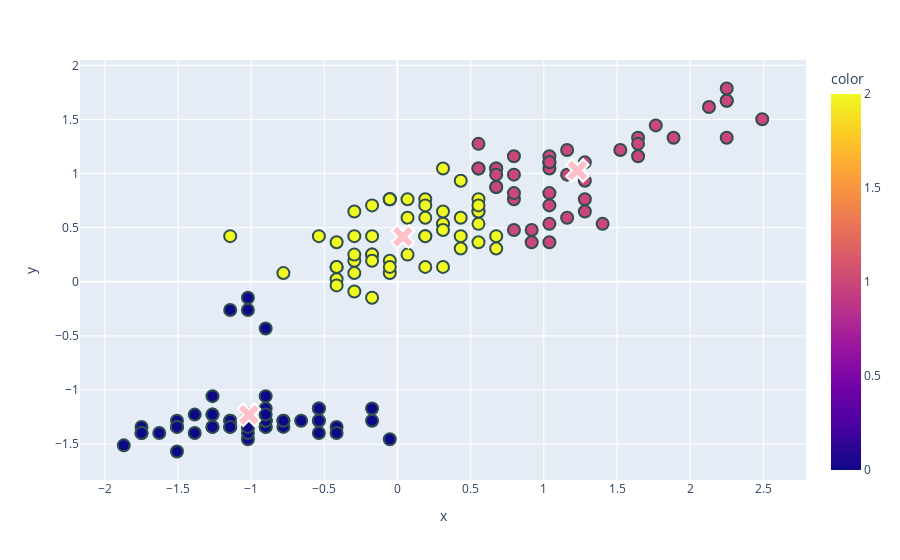

Write notebook code for a chart like this one.
### Code cell
fig = px.scatter(x = scaled_data[:,0], y = scaled_data[:,1], color = prediction )
fig.update_traces(marker=dict(size=12,
                              line=dict(width=2,
                                        color='DarkSlateGrey')),
                  selector=dict(mode='markers'))
fig2 = px.scatter(pd.DataFrame(kmeans.cluster_centers_), x=0, y=1)
fig2.update_traces(marker=dict(size=20,  color='pink',
                              line=dict(width=2,
                                        color='white')), selector=dict(mode='markers'), marker_symbol = 'x')

fig.add_trace(fig2.data[0])
fig

### Figure 1 — Plotly figure (JSON) as saved in the notebook; plotly's stock layout.template omitted (floating-point values rounded to 4 significant figures; data arrays with more than 128 entries replaced by an {"elided": "..."} marker saying what was removed)
{"data": [{"hovertemplate": "x=%{x}<br>y=%{y}<br>color=%{marker.color}<extra></extra>", "legendgroup": "", "marker": {"color": {"elided": "150 int values"}, "coloraxis": "coloraxis", "line": {"color": "DarkSlateGrey", "width": 2}, "size": 12, "symbol": "circle"}, "mode": "markers", "name": "", "orientation": "v", "showlegend": false, "type": "scatter", "x": {"elided": "150 float values"}, "xaxis": "x", "y": {"elided": "150 float values"}, "yaxis": "y"}, {"hovertemplate": "0=%{x}<br>1=%{y}<extra></extra>", "legendgroup": "", "marker": {"color": "pink", "line": {"color": "white", "width": 2}, "size": 20, "symbol": "x"}, "mode": "markers", "name": "", "orientation": "v", "showlegend": false, "type": "scatter", "x": [-1.015, 1.23, 0.03666], "xaxis": "x", "y": [-1.229, 1.028, 0.4174], "yaxis": "y"}], "layout": {"coloraxis": {"colorbar": {"title": {"text": "color"}}, "colorscale": [[0, "#0d0887"], [0.1111, "#46039f"], [0.2222, "#7201a8"], [0.3333, "#9c179e"], [0.4444, "#bd3786"], [0.5556, "#d8576b"], [0.6667, "#ed7953"], [0.7778, "#fb9f3a"], [0.8889, "#fdca26"], [1, "#f0f921"]]}, "legend": {"tracegroupgap": 0}, "margin": {"t": 60}, "xaxis": {"anchor": "y", "domain": [0, 1], "title": {"text": "x"}}, "yaxis": {"anchor": "x", "domain": [0, 1], "title": {"text": "y"}}}}
